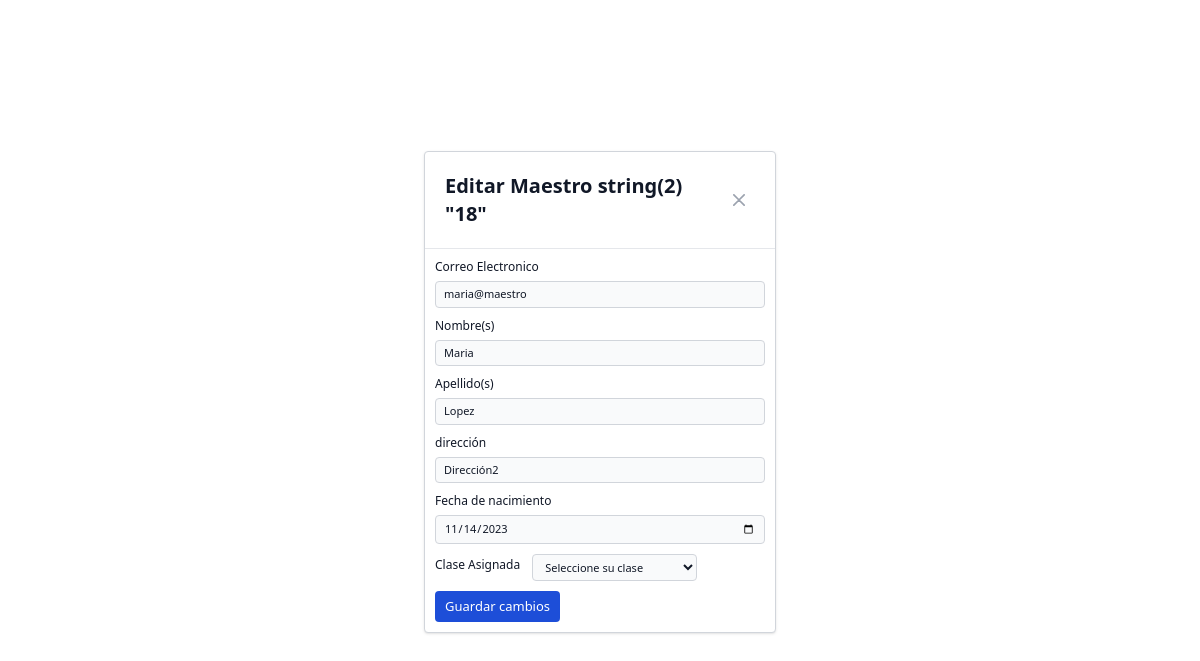
Screenshot of /maestros/edit?id=25 with the database file from the repository.
### tables this page shows
CREATE TABLE `usuarios` (
  `id_usuario` int(11) NOT NULL AUTO_INCREMENT,
  `nombre` varchar(100) DEFAULT NULL,
  `apellido` varchar(100) DEFAULT NULL,
  `dni` varchar(20) DEFAULT NULL,
  `fecha_nacimiento` varchar(50) DEFAULT NULL,
  `direccion` varchar(200) DEFAULT NULL,
  `correo` varchar(220) DEFAULT NULL,
  `contrasena` varchar(255) DEFAULT NULL,
  `rol_id` int(11) DEFAULT NULL,
  `clase_id` int(11) DEFAULT NULL,
  PRIMARY KEY (`id_usuario`),
  UNIQUE KEY `correo` (`correo`),
  KEY `rol_id` (`rol_id`),
  KEY `clase_id` (`clase_id`),
  CONSTRAINT `usuarios_ibfk_1` FOREIGN KEY (`rol_id`) REFERENCES `roles` (`id_rol`),
  CONSTRAINT `usuarios_ibfk_2` FOREIGN KEY (`clase_id`) REFERENCES `clases` (`id`)
);

### Controllers/admin/MaestroController.php (called while the page is built, shortened)
<?php
require_once $_SERVER["DOCUMENT_ROOT"] . "/Models/Model.php";
class MaestroController
{
    protected $model;
    public function __construct()
    {
        $this->model = new User();
    }
    public function edit($id)
    {
        $maestro = $this->model->find($id);
        include $_SERVER["DOCUMENT_ROOT"] . "/views/admin/modalEditMaestro.php";
    }
}

### config/database.php (called while the page is built)
<?php
return [
    "host" => "localhost",
    "dbname" => "university_db",
    "username" => "root",
    "password" => ""
];

### Models/Model.php (called while the page is built, shortened)
<?php
class Model
{
    private $db;
    protected $table;
    public function __construct()
    {
        $config = include($_SERVER["DOCUMENT_ROOT"] . "/config/database.php");
        try {
            $this->db = new mysqli(
                $config["host"],
                $config["username"],
                $config["password"],
                $config["dbname"]
            );
        } catch (mysqli_sql_exception $e) {
            echo "Error: " . $e->getMessage();
        }
    }
    public function find($id)
    {
        $res = $this->db->query("select * from {$this->table} where id_usuario = $id");
        $data = $res->fetch_assoc();
        return $data;
    }
}

### views/admin/modalEditMaestro.php (the view, shortened to what this page needs)
<!DOCTYPE html>
<html lang="en">
<head>
    <link href="/public/output.css" rel="stylesheet">
</head>
<body>
    <div class="flex overflow-y-auto overflow-x-hidden fixed top-0 right-0 left-0 z-50 justify-center items-center w-full h-[calc(100%-1rem)] max-h-full">
        <div class="relative p-4 w-full max-w-sm max-h-full">
            <div class="relative bg-white rounded shadow border border-gray-300">
                <div class="flex items-center justify-between p-4 md:p-5 border-b rounded-t">
                    <h3 class="text-xl font-semibold text-gray-900 ">
                        Editar Maestro
                                <?php
                                var_dump($_SESSION["clase_id"]);
                                ?>
                    </h3>
                    <a class="end-2.5 text-gray-400 bg-transparent hover:bg-gray-200 hover:text-gray-900 rounded-lg text-sm w-8 h-8 ms-auto inline-flex justify-center items-center" href="/maestros"><svg class="w-3 h-3" aria-hidden="true" xmlns="http://www.w3.org/2000/svg" fill="none" viewBox="0 0 14 14">
                            <path stroke="currentColor" stroke-linecap="round" stroke-linejoin="round" stroke-width="2" d="m1 1 6 6m0 0 6 6M7 7l6-6M7 7l-6 6" />
                        </svg></a>
                </div>
                <div class="p-2.5">
                    <form class="space-y-2.5" action="/maestros/update" method="post">
                        <div>
                            <label for="email" class="block mb-1.5 text-xs font-medium text-gray-900 ">Correo Electronico</label>
                            <input type="email" name="email" id="email" class="bg-gray-50 border border-gray-300 text-gray-900 text-[11px] rounded focus:ring-blue-500 focus:border-blue-500 block w-full px-2 py-1" value="<?= $maestro["correo"] ?>" required>
                        </div>
                        <div>
                            <label for="nombre" class="block mb-1.5 text-xs font-medium text-gray-900 ">Nombre(s)</label>
                            <input type="text" name="nombre" id="nombre" class="bg-gray-50 border border-gray-300 text-gray-900 text-[11px] rounded focus:ring-blue-500 focus:border-blue-500 block w-full px-2 py-1" value="<?= $maestro["nombre"] ?>" required>
                        </div>
                        <div>
                            <label for="apellido" class="block mb-1.5 text-xs font-medium text-gray-900 ">Apellido(s)</label>
                            <input type="apellido" name="apellido" id="apellido" class="bg-gray-50 border border-gray-300 text-gray-900 text-[11px] rounded focus:ring-blue-500 focus:border-blue-500 block w-full px-2 py-1" value="<?= $maestro["apellido"] ?>" required>
                        </div>
                        <div>
                            <label for="direccion" class="block mb-1.5 text-xs font-medium text-gray-900 ">dirección</label>
                            <input type="direccion" name="direccion" id="direccion" class="bg-gray-50 border border-gray-300 text-gray-900 text-[11px] rounded focus:ring-blue-500 focus:border-blue-500 block w-full px-2 py-1" value="<?= $maestro["direccion"] ?>">
                        </div>
                        <div>
                            <label for="fecha" class="block mb-1.5 text-xs font-medium text-gray-900 ">Fecha de nacimiento</label>
                            <input type="date" name="fecha" id="fecha" class="bg-gray-50 border border-gray-300 text-gray-900 text-[11px] rounded focus:ring-blue-500 focus:border-blue-500 block w-full px-2 py-1" value="<?= $maestro["fecha_nacimiento"] ?>">
                        </div>
                        <div class="flex items-center">
                            <label for="clase" class="block mb-1 text-xs font-medium text-gray-900 mr-3">Clase Asignada</label>
                            <select class="bg-gray-50 border border-gray-300 text-gray-900 text-[11px] rounded focus:ring-blue-500 focus:border-blue-500  w-3/6 px-2 py-1" id="clase" name="clase">
                                <option value="" disabled selected>Seleccione su clase</option>
                            </select>
                        </div>
                        <button type="submit" class="text-white bg-blue-700 hover:bg-blue-800 focus:ring-4 focus:outline-none focus:ring-blue-300 font-normal rounded text-[13px] py-1.5 px-2.5 text-center">Guardar cambios</button>
                    </form>
                </div>
            </div>
        </div>
    </div>
</body>
</html>

### rows the page displays
usuarios: email "maria@maestro", nombre "Maria", apellido "Lopez", direccion "Dirección2", fecha "11/14/2023"
